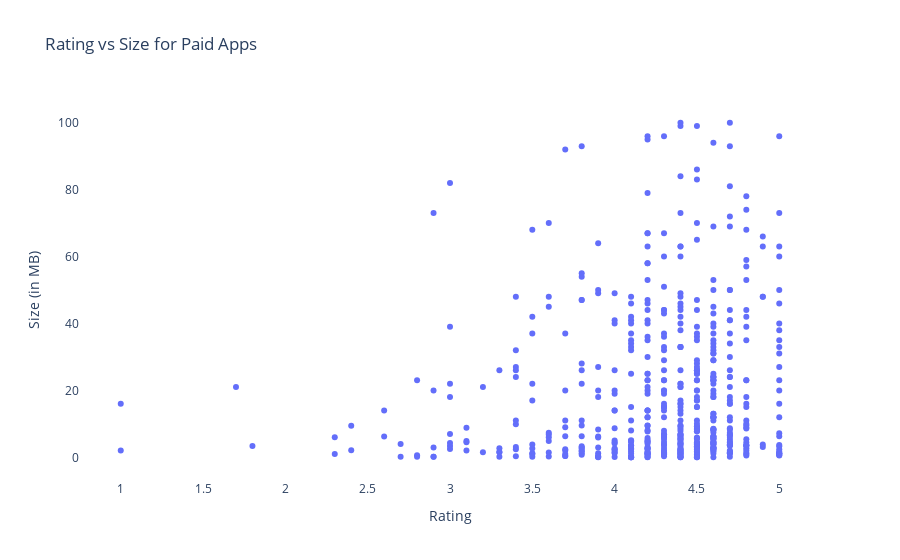

Notebook code for this chart:
### Markdown cell above
##### Sizing Strategy: How do the sizes of paid apps and free apps vary?

### Code cell
paid_apps = play_store_df[play_store_df.Type == 'Paid']

data = [{
    'x' : paid_apps['Rating'],
    'type':'scatter',
    'y' : paid_apps['Size'],
    'mode' : 'markers',
    'text' : play_store_df['Size'],
    } for t in set(paid_apps.Type)]


layout = {'title':"Rating vs Size for Paid Apps", 
          'xaxis': {'title' : 'Rating'},
          'yaxis' : {'title' : 'Size (in MB)'},
         'plot_bgcolor': 'rgb(255,255,255)'}

plotly.offline.iplot({'data': data, 'layout': layout})

### Figure 1 — Plotly figure (JSON) as saved in the notebook; plotly's stock layout.template omitted (floating-point values rounded to 4 significant figures; data arrays with more than 128 entries replaced by an {"elided": "..."} marker saying what was removed)
{"data": [{"mode": "markers", "text": {"elided": "8196 float values"}, "x": {"elided": "604 float values"}, "y": {"elided": "604 float values"}, "type": "scatter"}], "layout": {"plot_bgcolor": "rgb(255,255,255)", "title": {"text": "Rating vs Size for Paid Apps"}, "xaxis": {"title": {"text": "Rating"}}, "yaxis": {"title": {"text": "Size (in MB)"}}}}
